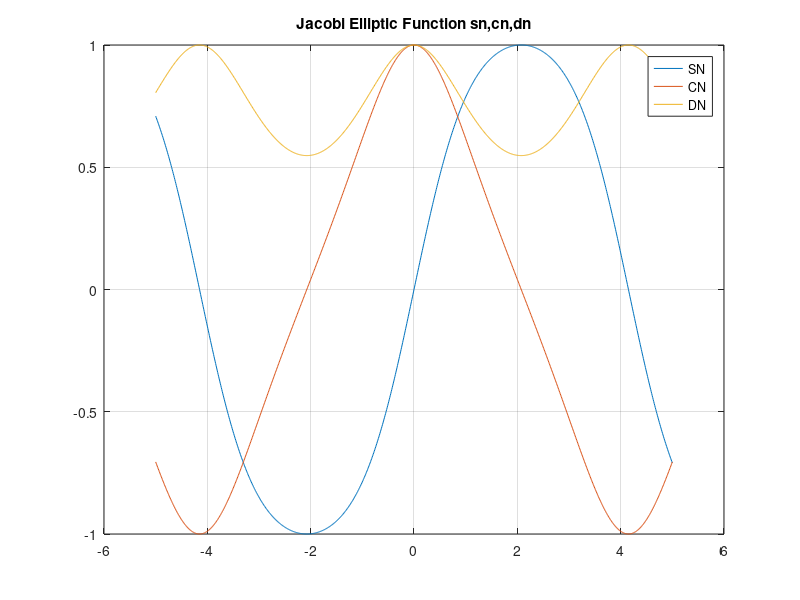
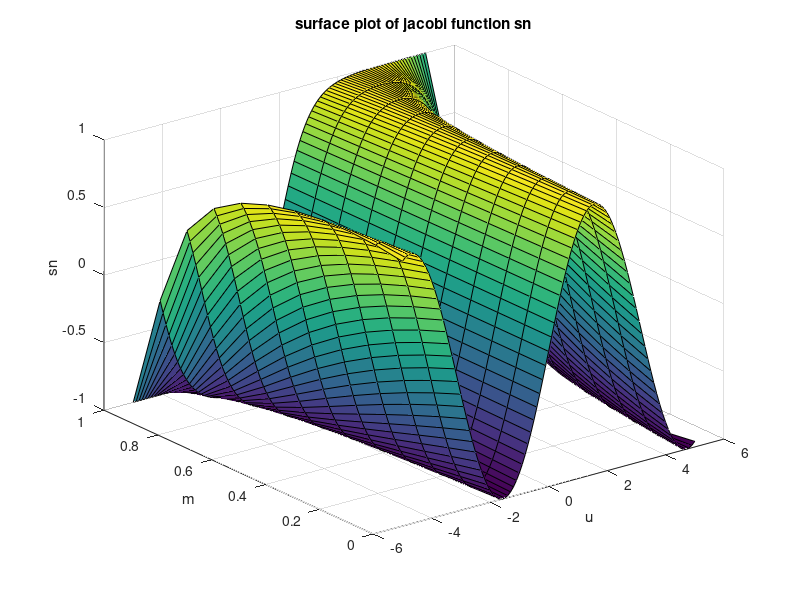

Write MATLAB code to recreate these figures, in order.
close all;
clear all;
clf;

%Elliptic Jacobi Function
m2=0.7;  %elliptic level
u=-5:0.01:5;  %range
[Sn,Cn,Dn]=ellipj(u,m2); %Jacobi Function
figure(2);
clf;
plot(u,Sn,u,Cn,u,Dn);
legend('SN','CN','DN','location','best')
grid on
title('Jacobi Elliptic Function sn,cn,dn')

[m,u]=meshgrid(0:0.1:1,-5:0.1:5);   %grid
s=ellipj(u,m);
figure(3);
clf;
surf(u,m,s)
xlabel('u')
ylabel('m')
zlabel('sn')
title('surface plot of jacobi function sn')
